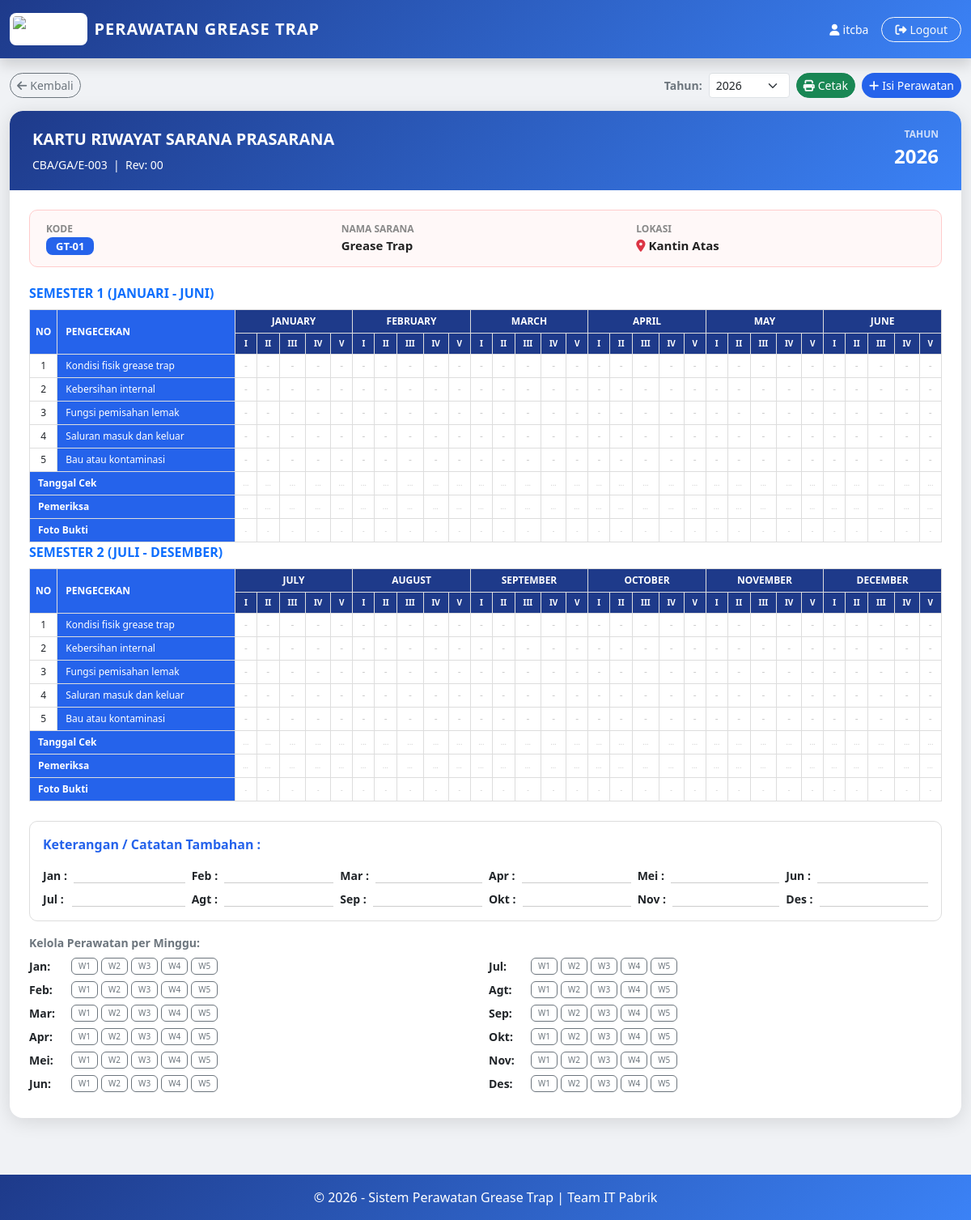
Screenshot of /grease_trap_kartu.php?grease_trap_id=1 (signed in) with the database file from the repository.
### tables this page shows
CREATE TABLE `grease_trap` (
  `id` int(11) NOT NULL,
  `no_kode` varchar(50) NOT NULL,
  `nama_sarana` varchar(100) DEFAULT NULL,
  `lokasi` varchar(200) DEFAULT NULL
);

### grease_trap_kartu.php (the view, shortened to what the rows shown need)
<?php
include "config/koneksi.php";
$grease_trap_id = isset($_GET['grease_trap_id']) ? (int) $_GET['grease_trap_id'] : 0;
$grease_trapRow = mysqli_fetch_assoc(mysqli_query($conn, "SELECT * FROM grease_trap WHERE id=$grease_trap_id"));
$bulanNamaFull = ['', 'January', 'February', 'March', 'April', 'May', 'June', 'July', 'August', 'September', 'October', 'November', 'December'];
?>
<!DOCTYPE html>
<html lang="id">
<head>
  <link href="https://cdn.jsdelivr.net/npm/bootstrap@5.3.2/dist/css/bootstrap.min.css" rel="stylesheet">
</head>
<body>
  <div class="container-fluid" style="margin-top:90px;padding-bottom:30px;max-width:1400px;flex:1">
    <div style="border-radius:16px;overflow:hidden;box-shadow:0 4px 24px rgba(0,0,0,.12)">
      <div class="kartu-body">
        <div class="info-box">
          <div class="row g-2">
            <div class="col-12 col-md-4">
              <div class="info-val"><span class="badge-kode"><?= htmlspecialchars($grease_trapRow['no_kode']) ?></span>
              </div>
            </div>
            <div class="col-12 col-md-4">
              <div class="info-label">Nama Sarana</div>
              <div class="info-val"><?= htmlspecialchars($grease_trapRow['nama_sarana']) ?></div>
            </div>
            <div class="col-12 col-md-4">
              <div class="info-label">Lokasi</div>
              <div class="info-val"><i
                  class="fa-solid fa-location-dot text-danger me-1"></i><?= htmlspecialchars($grease_trapRow['lokasi']) ?>
              </div>
            </div>
          </div>
        </div>
        <div class="semester-print-wrapper">
          <div class="table-responsive">
            <table class="tbl-kartu">
              <thead>
                <tr>
                  <th rowspan="2" style="width:30px">NO</th>
                  <th rowspan="2" class="th-item" style="min-width:180px">PENGECEKAN</th>
                  <?php
                  $monthWeeks = [1 => 5, 2 => 5, 3 => 5, 4 => 5, 5 => 5, 6 => 5, 7 => 5, 8 => 5, 9 => 5, 10 => 5, 11 => 5, 12 => 5];
                  for ($b = 1; $b <= 6; $b++): ?>
                    <th colspan="<?= $monthWeeks[$b] ?>" class="th-bulan"><?= strtoupper($bulanNamaFull[$b]) ?></th>
                  <?php endfor; ?>
                </tr>
                <tr>
                  <?php for ($b = 1; $b <= 6; $b++):
                    for ($w = 1; $w <= $monthWeeks[$b]; $w++):
                      $wRom = ['', 'I', 'II', 'III', 'IV', 'V'];
                      ?>
                      <th style="background:var(--blue-dark);color:#fff;font-size:10px"><?= $wRom[$w] ?></th>
                    <?php endfor; endfor; ?>
                </tr>
              </thead>
            </table>
          </div>
        </div>
        <div class="semester-print-wrapper semester-2-wrapper">
          <div class="table-responsive">
            <table class="tbl-kartu">
              <thead>
                <tr>
                  <th rowspan="2" style="width:30px">NO</th>
                  <th rowspan="2" class="th-item" style="min-width:180px">PENGECEKAN</th>
                  <?php for ($b = 7; $b <= 12; $b++): ?>
                    <th colspan="<?= $monthWeeks[$b] ?>" class="th-bulan"><?= strtoupper($bulanNamaFull[$b]) ?></th>
                  <?php endfor; ?>
                </tr>
                <tr>
                  <?php for ($b = 7; $b <= 12; $b++):
                    for ($w = 1; $w <= $monthWeeks[$b]; $w++):
                      $wRom = ['', 'I', 'II', 'III', 'IV', 'V'];
                      ?>
                      <th style="background:var(--blue-dark);color:#fff;font-size:10px"><?= $wRom[$w] ?></th>
                    <?php endfor; endfor; ?>
                </tr>
              </thead>
            </table>
          </div>
        </div>
      </div>
    </div>
  </div>
</body>
</html>

### rows the page displays
grease_trap: no_kode "GT-01", nama_sarana "Grease Trap", lokasi "Kantin Atas"

### other values shown
$_SESSION['username'] "itcba"
$tahun "2026"
$bulanNamaFull[$b] "JANUARY"
$bulanNamaFull[$b] "FEBRUARY"
$bulanNamaFull[$b] "MARCH"
$bulanNamaFull[$b] "APRIL"
$bulanNamaFull[$b] "MAY"
$bulanNamaFull[$b] "JUNE"
$wRom[$w] "I"
$wRom[$w] "II"
$wRom[$w] "III"
$wRom[$w] "IV"
$wRom[$w] "V"
$label "Kondisi fisik grease trap"
$label "Kebersihan internal"
